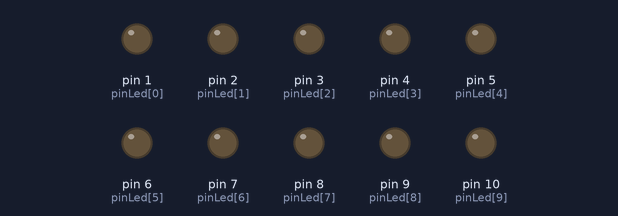
Bench run of a sketch on a simulated Arduino Uno, built with avr-gcc and run on an emulated ATmega328P. Parts: output pins drawn as LEDs (lit = HIGH). Random numbers use the default seed unless the sketch sets one.

Above: at 0.3 s.
At 3.87 s:
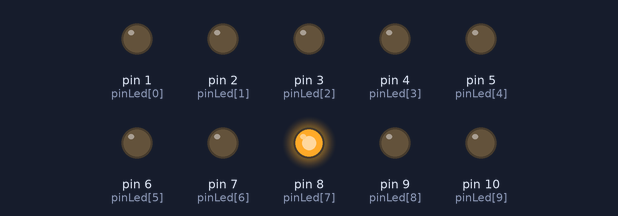
At 9.87 s:
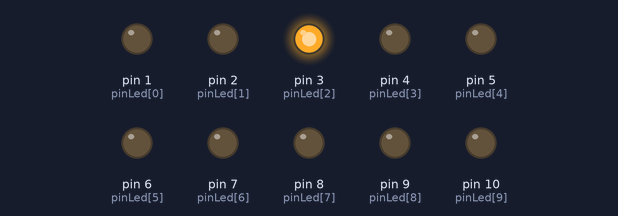
At 18.87 s:
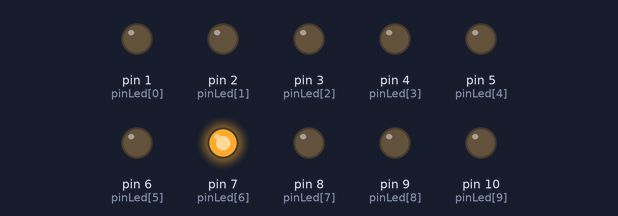
At 30.12 s:
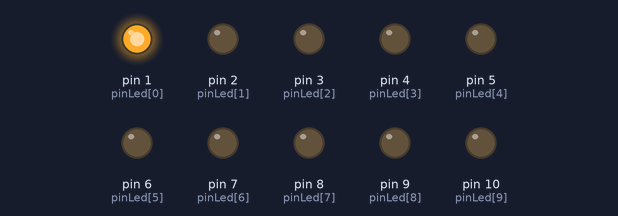
At 39.87 s:
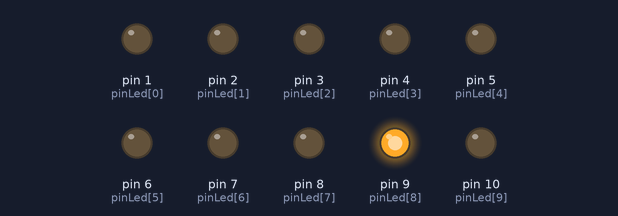
Timing chart, 0 to 40.0 s (numbered marks = the images above):
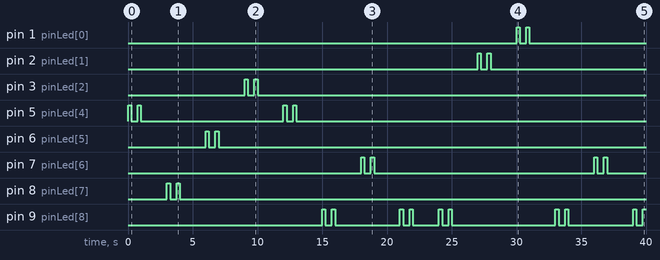

Measured:
- by itself, pin 1 (pinLed[0]): LOW → HIGH at 30.0 s, → LOW 0.25 s later, → HIGH 0.50 s later, → LOW 0.25 s later, … (4 changes in this stretch)
- by itself, pin 2 (pinLed[1]): LOW → HIGH at 27.0 s, → LOW 0.25 s later, → HIGH 0.50 s later, → LOW 0.25 s later, … (4 changes in this stretch)
- by itself, pin 3 (pinLed[2]): LOW → HIGH at 9.0 s, → LOW 0.25 s later, → HIGH 0.50 s later, → LOW 0.25 s later, … (4 changes in this stretch)
- by itself, pin 5 (pinLed[4]): LOW → HIGH at 0.00 s, → LOW 0.25 s later, → HIGH 0.50 s later, → LOW 0.25 s later, … (8 changes in this stretch)
- by itself, pin 6 (pinLed[5]): LOW → HIGH at 6.0 s, → LOW 0.25 s later, → HIGH 0.50 s later, → LOW 0.25 s later, … (4 changes in this stretch)
- by itself, pin 7 (pinLed[6]): LOW → HIGH at 18.0 s, → LOW 0.25 s later, → HIGH 0.50 s later, → LOW 0.25 s later, … (8 changes in this stretch)
- by itself, pin 8 (pinLed[7]): LOW → HIGH at 3.0 s, → LOW 0.25 s later, → HIGH 0.50 s later, → LOW 0.25 s later, … (4 changes in this stretch)
- by itself, pin 9 (pinLed[8]): LOW → HIGH at 15.0 s, → LOW 0.25 s later, → HIGH 0.50 s later, → LOW 0.25 s later, … (19 changes in this stretch)

The sketch:

Ramdom.ino
```cpp
int pinLed[10]={1,2,3,4,5,6,7,8,9,10};
void setup() {
  // put your setup code here, to run once:
   //initialisation des variables

int j;
int h;
  //initialisation des modes
  for (j=0; j<10; j++)
  {
  pinMode(pinLed[j], OUTPUT);
  }

  //mise à 0V de chaque pin
  for (h=0; h<10; h++)
  {
  digitalWrite(pinLed[h], LOW);
  }

}

void loop()
{
  // put your main code here, to run repeatedly:
  int i=0;
  int j=0;


  while (j<10)
 {
  i=random(0,9);

    digitalWrite (pinLed[i], HIGH);

  delay(250);


    digitalWrite (pinLed[i], LOW);

  delay(500);


    digitalWrite (pinLed[i], HIGH);

  delay(250);


    digitalWrite (pinLed[i], LOW);

  delay(2000);
  j++;
 }

}
```
